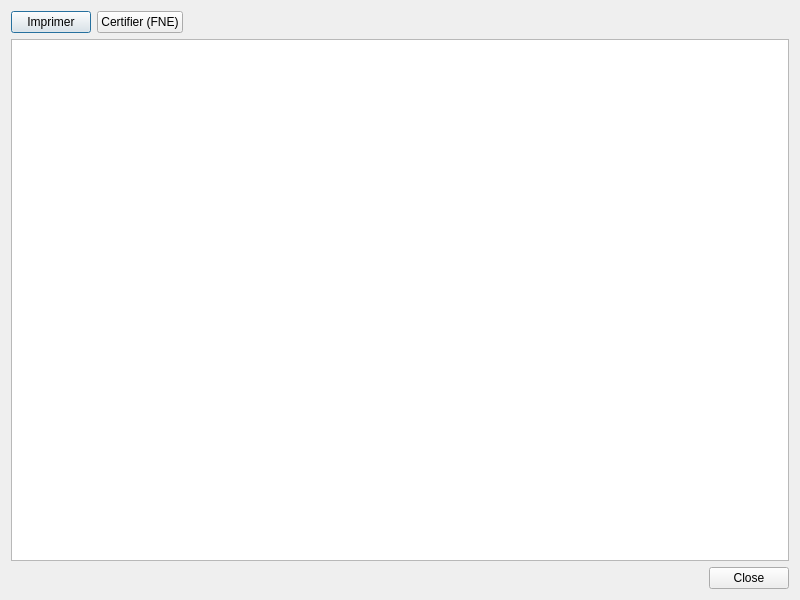
<?xml version="1.0" encoding="UTF-8"?>
<ui version="4.0">
 <class>CreditNoteListDialog</class>
 <widget class="QDialog" name="CreditNoteListDialog">
  <property name="geometry">
   <rect>
    <x>0</x>
    <y>0</y>
    <width>800</width>
    <height>600</height>
   </rect>
  </property>
  <property name="windowTitle">
   <string>Listing des Factures d'Avoir</string>
  </property>
  <layout class="QVBoxLayout" name="verticalLayout">
   <item>
    <layout class="QHBoxLayout" name="horizontalLayout">
     <item>
      <widget class="QPushButton" name="print_button">
       <property name="text">
        <string>Imprimer</string>
       </property>
      </widget>
     </item>
     <item>
      <widget class="QPushButton" name="certify_button">
       <property name="text">
        <string>Certifier (FNE)</string>
       </property>
      </widget>
     </item>
     <item>
      <spacer name="horizontalSpacer">
       <property name="orientation">
        <enum>Qt::Horizontal</enum>
       </property>
       <property name="sizeHint" stdset="0">
        <size>
         <width>40</width>
         <height>20</height>
        </size>
       </property>
      </spacer>
     </item>
    </layout>
   </item>
   <item>
    <widget class="QTableView" name="avoirs_table_view">
     <property name="editTriggers">
      <set>QAbstractItemView::NoEditTriggers</set>
     </property>
     <property name="selectionBehavior">
      <set>QAbstractItemView::SelectRows</set>
     </property>
     <property name="selectionMode">
      <set>QAbstractItemView::SingleSelection</set>
     </property>
    </widget>
   </item>
   <item>
    <widget class="QDialogButtonBox" name="button_box">
     <property name="standardButtons">
      <set>QDialogButtonBox::Close</set>
     </property>
    </widget>
   </item>
  </layout>
 </widget>
 <resources/>
 <connections/>
</ui>
